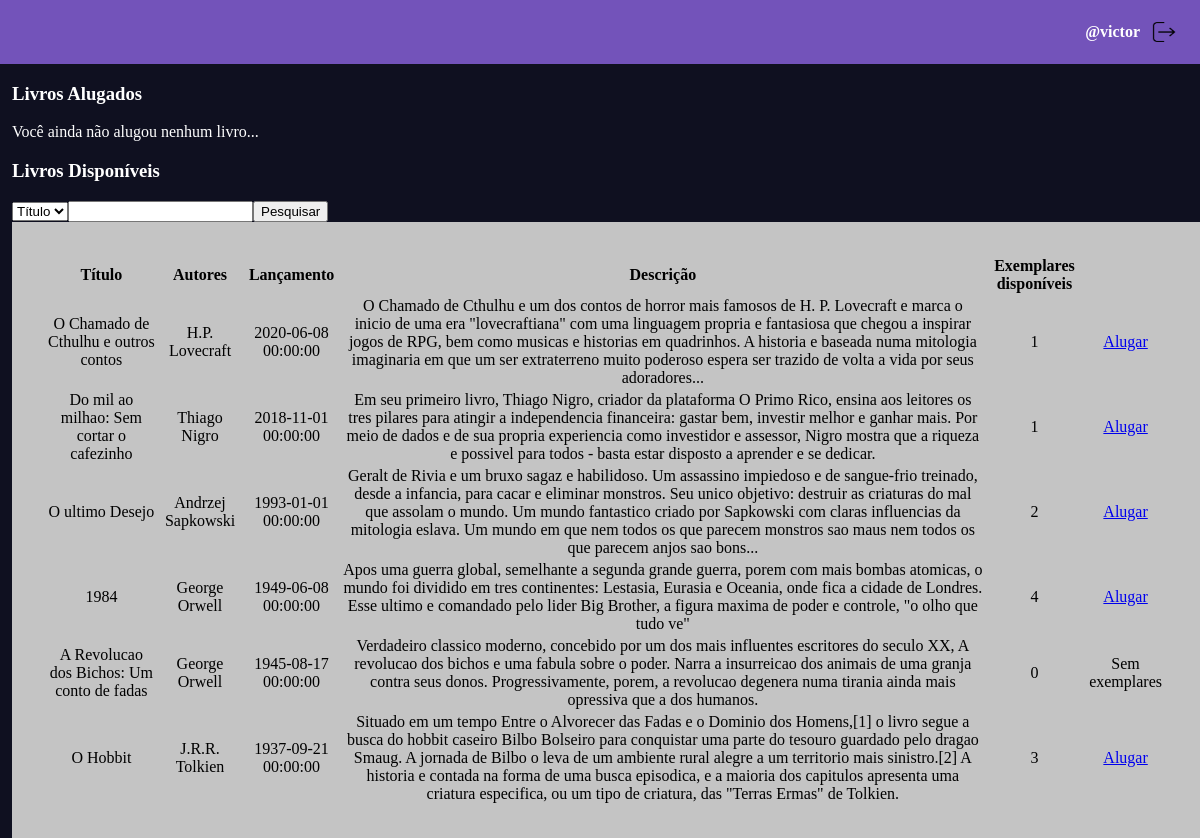
Screenshot of /home.php (signed in) with the database file from the repository.
### tables this page shows
CREATE TABLE livro (
    id integer AUTO_INCREMENT not null,
    titulo varchar(255) not null,
    descricao varchar(500) not null,
    autor varchar(255) not null,
    datalancamento datetime not null DEFAULT CURRENT_TIMESTAMP,
    PRIMARY KEY(id)
);

### home.php (the view, shortened to what this page needs)
<!DOCTYPE html>
<html lang="en">
<head>
    <link rel="stylesheet" href="styles.css">
</head>
<body>
<?php
$mysqli = new mysqli("localhost","root","","livraria");
if ($mysqli -> connect_errno) {
    echo "Failed to connect to MySQL: " . $mysqli -> connect_error;
    exit();
} else {
    $where = '';
    $sql = "select
        livro.id,
        livro.titulo,
        livro.descricao,
        livro.autor,
        livro.datalancamento,
        tmp.qtd as qtdExemplares
    from livro
        left join livroexemplar on livro.id = livroexemplar.livro
        left join (select livro, count(*) as qtd from livroexemplar where id not in (select livro from livrosusuario where alugado = true) group by livro) as tmp on tmp.livro = livro.id
    $where
    group by livro.id
    order by livro.datalancamento desc";
    $res = mysqli_query($mysqli, $sql);
    $livros = [];
    while($row = $res->fetch_array()){
        $livros[] = $row;
    }
    $livrosAlugados = [];
}
echo "<div class='grid'>";
    echo "<header class='header'>
            <div class='user-info'>
                <p>@".$_SESSION['username']."</p>
                <a href='logout.php'>
                    <img src='assets/logout.png' />
                </a>
            </div>
        </header>";
    echo "<div class='content'>";
    echo "<h3>Livros Alugados</h3>";
    if(count($livrosAlugados) === 0) {
        echo "<p>Você ainda não alugou nenhum livro...</p>";
    }
    echo "<h3>Livros Disponíveis</h3>";
    echo "<form action='home.php' metho='get'>";
    echo "<select name='type'>
        <option value='livro.titulo'>Título</option>
        <option value='livro.datalancamento'>Ano</option>
    </select>";
    echo "<input type='text' name='pesquisa'></input>";
    echo "<button>Pesquisar</button>";
    echo "</form>";
    if(count($livros) === 0) {
        echo "<p>Não temos um livro que preenche esses requisitos...</p>";
    } else {
        echo "<table>
                <thead>
                    <th>Título</th>
                    <th>Autores</th>
                    <th>Lançamento</th>
                    <th>Descrição</th>
                    <th>Exemplares disponíveis</th>
                    <th></th>
                </thead>
                <tbody>";
                foreach($livros as $livro){
                    echo "<tr>";
                    echo "<td>$livro[titulo]</td>";
                    echo "<td>$livro[autor]</td>";
                    echo "<td>$livro[datalancamento]</td>";
                    echo "<td>$livro[descricao]</td>";
                    echo "<td>".($livro[qtdExemplares] ? $livro[qtdExemplares] : '0')."</td>";
                    echo "<td>";
                    echo $livro['qtdExemplares'] > 0 ? "<a href='alugarLivro.php?livro=$livro[id]'>Alugar</a>" : "<p>Sem exemplares</p>";
                    echo "</td>";
                    echo "</tr>";
                }
           echo "</tbody>
        </table>";
    }
    echo "</div>";
echo "</div>";
?>
</body>
</html>

### styles.css (style rules this page uses)
body { background-color: #0F1020; color: #fff; display: flex; justify-content: center; margin: 0; padding: 0; }
.grid { display: grid; grid-template-areas: "header" "body " "footer" ; grid-template-columns: 1fr; width: 100%; }
.header { background-color: #7353BA; width: 100%; height: 8vh; display: flex; flex-direction: row; justify-content: end; grid-area: header; }
.user-info { display: flex; flex-direction: row; align-items: center; padding-left: 2vw; padding-right: 2vw; transition: all ease 0.5s; cursor: pointer; }
.user-info p { font-weight: 600; margin-right: 1vw; }
.user-info img { width: 2vw; height: 2.5vh; margin-top: 0.5vh; }
.content { grid-area: body; padding-left: 1vw; }
table { background-color: #c4c4c4; color: #000; padding: 2em; }
table td { text-align: center; }

### rows the page displays
livro: titulo "O Chamado de Cthulhu e outros contos", autor "H.P. Lovecraft", datalancamento "2020-06-08 00:00:00", descricao "O Chamado de Cthulhu e um dos contos de horror mais famosos de H. P. Lovecraft e marca o inicio de uma era \"lovecraftiana\" com uma linguagem propria e fantasiosa que chegou a inspirar jogos de RPG, bem como musicas e historias em quadrinhos. A historia e baseada numa mitologia imaginaria em que um ser extraterreno muito poderoso espera ser trazido de volta a vida por seus adoradores...", livro "1"
livro: titulo "Do mil ao milhao: Sem cortar o cafezinho", autor "Thiago Nigro", datalancamento "2018-11-01 00:00:00", descricao "Em seu primeiro livro, Thiago Nigro, criador da plataforma O Primo Rico, ensina aos leitores os tres pilares para atingir a independencia financeira: gastar bem, investir melhor e ganhar mais. Por meio de dados e de sua propria experiencia como investidor e assessor, Nigro mostra que a riqueza e possivel para todos - basta estar disposto a aprender e se dedicar.", livro "1"
livro: titulo "O ultimo Desejo", autor "Andrzej Sapkowski", datalancamento "1993-01-01 00:00:00", descricao "Geralt de Rivia e um bruxo sagaz e habilidoso. Um assassino impiedoso e de sangue-frio treinado, desde a infancia, para cacar e eliminar monstros. Seu unico objetivo: destruir as criaturas do mal que assolam o mundo. Um mundo fantastico criado por Sapkowski com claras influencias da mitologia eslava. Um mundo em que nem todos os que parecem monstros sao maus nem todos os que parecem anjos sao bons...", livro "2"
livro: titulo "1984", autor "George Orwell", datalancamento "1949-06-08 00:00:00", descricao "Apos uma guerra global, semelhante a segunda grande guerra, porem com mais bombas atomicas, o mundo foi dividido em tres continentes: Lestasia, Eurasia e Oceania, onde fica a cidade de Londres. Esse ultimo e comandado pelo lider Big Brother, a figura maxima de poder e controle, \"o olho que tudo ve\"", livro "4"
livro: titulo "A Revolucao dos Bichos: Um conto de fadas", autor "George Orwell", datalancamento "1945-08-17 00:00:00", descricao "Verdadeiro classico moderno, concebido por um dos mais influentes escritores do seculo XX, A revolucao dos bichos e uma fabula sobre o poder. Narra a insurreicao dos animais de uma granja contra seus donos. Progressivamente, porem, a revolucao degenera numa tirania ainda mais opressiva que a dos humanos.", shows "Sem exemplares"
livro: titulo "O Hobbit", autor "J.R.R. Tolkien", datalancamento "1937-09-21 00:00:00", descricao "Situado em um tempo Entre o Alvorecer das Fadas e o Dominio dos Homens,[1] o livro segue a busca do hobbit caseiro Bilbo Bolseiro para conquistar uma parte do tesouro guardado pelo dragao Smaug. A jornada de Bilbo o leva de um ambiente rural alegre a um territorio mais sinistro.[2] A historia e contada na forma de uma busca episodica, e a maioria dos capitulos apresenta uma criatura especifica, ou um tipo de criatura, das \"Terras Ermas\" de Tolkien.", livro "3"

### other values shown
$_SESSION['username'] "victor"
